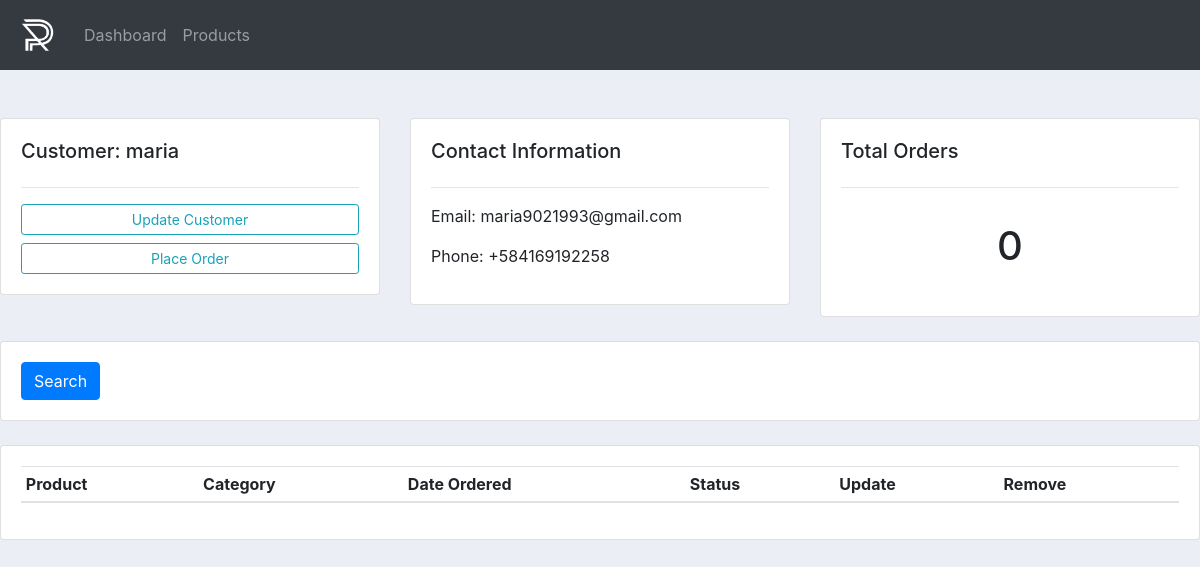
Screenshot of /customer/3 with the database file from the repository.
### accounts/models.py (models this page shows, shortened)
class Customer(models.Model):
    name = models.CharField(max_length=200, null=True)
    phone = models.CharField(max_length=200, null=True)
    email = models.CharField(max_length=200, null=True)
    date_created = models.DateTimeField(auto_now_add=True, null=True)
    class Meta:
        verbose_name = 'Customer'
        verbose_name_plural = 'Customers'

### accounts/views.py (the view)
# urls.py: path('customer/<str:id>', customer, name='customer'),
def customer(request, id):
    customer = Customer.objects.get(id=id)
    orders = customer.order_set.all()
    context = {
        'customer': customer,
        'orders': orders
    }
    return render(request, 'accounts/customer.html', context)

### accounts/templates/accounts/customer.html (shortened to what this page needs)
{% extends 'accounts/base.html' %}
{% block content %}
    <br>
    <div class="row">
        <div class="col-md">
            <div class="card card-body">
                <h5>Customer: {{ customer.name }}</h5>
                <hr>
                <a href="" class="btn btn-outline-info btn-sm btn-block">Update Customer</a>
                <a href="{% url 'create_order' customer.id %}" class="btn btn-outline-info btn-sm btn-block">Place Order</a>
            </div>
        </div>
        <div class="col-md">
            <div class="card card-body">
                <h5>Contact Information</h5>
                <hr>
                <p>Email: {{ customer.email }}</p>
                <p>Phone: {{ customer.phone }}</p>
            </div>
        </div>
        <div class="col-md">
            <div class="card card-body">
                <h5>Total Orders</h5>
                <hr>
                <h1 style="text-align: center; padding: 18px;">{{ orders.count }}</h1>
            </div>
        </div>
    </div>
    <br>
    <div class="row">
        <div class="col-md">
            <div class="card card-body">
                <form method="GET">
                    <button class="btn btn-primary" type="submit">Search</button>
                </form>
            </div>
        </div>
    </div>
    <br>
    <div class="row">
        <div class="col-md">
            <div class="card card-body">
                <table class="table table-sm">
                    <thead>
                        <tr>
                            <th>Product</th>
                            <th>Category</th>
                            <th>Date Ordered</th>
                            <th>Status</th>
                            <th>Update</th>
                            <th>Remove</th>
                        </tr>
                    </thead>
                </table>
            </div>
        </div>
    </div>
{% endblock content %}

### static/css/main.css (style rules this page uses)
body { background-color: #ebeff5; }

### rows the page displays
Customer: name "maria", email "maria9021993@gmail.com", phone "+584169192258", count "0"
